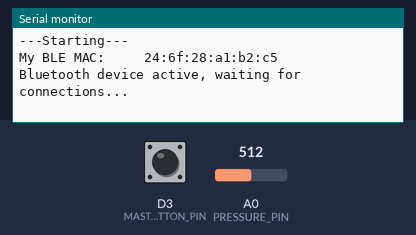
The sketch below on a simulated Arduino Nano 33 IoT. On the bench: the last lines printed to the serial monitor. Inputs (shaded band) come from the test bench; at power-on: D3 (MASTER_BUTTON_PIN) HIGH, A0 (PRESSURE_PIN) = 512. Nothing arrives over Bluetooth unless stated; a phone connects over Bluetooth LE 3 s after start.

Above: at 1.2 s.
1.3 s: D3 (MASTER_BUTTON_PIN) pulled LOW for 0.15 s
At 2.5 s:
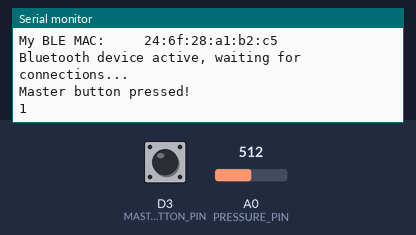
2.9 s: D3 (MASTER_BUTTON_PIN) pulled LOW for 1 s
At 3.06 s:
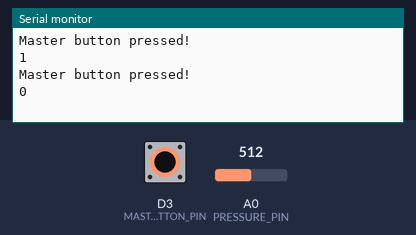

The sketch:

ChiarUnitV0.3.ino
```cpp
#include <ArduinoBLE.h>
#include <DHT.h>

#define DHTPIN 2          // Digital pin connected to the DHT sensor
#define DHTTYPE DHT11     // DHT 11
#define PRESSURE_PIN A0   // Analog pin connected to the pressure sensor
#define MASTER_BUTTON_PIN 3 // Digital pin connected to the master button

bool childInSeat = false; // Default status
bool masterButtonState = false; // Default master button state

// Initialize DHT sensor.
DHT dht(DHTPIN, DHTTYPE);

BLEService customService("19B10000-E8F2-537E-4F6C-D104768A1214");
BLECharacteristic tempCharacteristic("19B10001-E8F2-537E-4F6C-D104768A1214", BLERead | BLENotify, 20);
BLECharacteristic seatStatusCharacteristic("19B10002-E8F2-537E-4F6C-D104768A1214", BLERead | BLENotify, 20);
BLECharacteristic pingCharacteristic("19B10004-E8F2-537E-4F6C-D104768A1214", BLEWrite, 20);

unsigned long previousMillis = 0;
const long interval = 30000; // Interval in milliseconds (30 seconds) to send the message

void setup() {
  Serial.begin(9600);
  while (!Serial);

  Serial.println("\n---Starting---");

  // Initialize BLE
  if (!BLE.begin()) {
    Serial.println("starting BLE failed!");
    while (1);
  }

  Serial.print("My BLE MAC:\t\t ");
  Serial.println(BLE.address());
  Serial.println();

  // Set local name and advertising service
  BLE.setLocalName("ChildSeatUnit-01");
  BLE.setAdvertisedService(customService);

  // Add characteristics to the service
  customService.addCharacteristic(tempCharacteristic);
  customService.addCharacteristic(seatStatusCharacteristic);
  customService.addCharacteristic(pingCharacteristic);

  // Add service
  BLE.addService(customService);

  // Start advertising
  BLE.advertise();

  Serial.println("Bluetooth device active, waiting for connections...");

  // Initialize DHT sensor
  dht.begin();

  // Initialize master button pin
  pinMode(MASTER_BUTTON_PIN, INPUT_PULLUP);
}

void loop() {
  // Check if a central device is connected
  BLEDevice central = BLE.central();
  if (central) {
    Serial.print("Connected to central: ");
    Serial.println(central.address());

    // Loop while the central is connected
    while (central.connected()) {
      // Check if data is available on the ping characteristic
      if (pingCharacteristic.written()) {
        // Read the value written to the ping characteristic
        int pingData = pingCharacteristic.value()[0];

        // Check if the ping signal is received
        if (pingData == 1) {
          // Respond with the latest sensor values
          sendSensorValues();
        }
      }

      // Poll for BLE events
      BLE.poll();
    }
  }

  // Check the state of the master button
  if (digitalRead(MASTER_BUTTON_PIN) == LOW) { // Button is pressed when the pin reads LOW
    Serial.println("Master button pressed!");
    // Toggle masterButtonState
    masterButtonState = !masterButtonState;
    Serial.println(masterButtonState);
    delay(200); // Debounce delay
  }

  // Update childInSeat status based on masterButtonState or pressure sensor reading
  if (masterButtonState) {
    childInSeat = true; // Override childInSeat to true if masterButtonState is true
  } else {
    int pressureValue = analogRead(PRESSURE_PIN);
    updateChildInSeatStatus(pressureValue);
  }
}

void sendSensorValues() {
  // Read temperature from DHT sensor
  float temperature = dht.readTemperature();
  if (isnan(temperature)) {
    Serial.println("Failed to read temperature from DHT sensor!");
    return;
  }

  // Send temperature
  String tempMessage = String(temperature);
  tempCharacteristic.writeValue(tempMessage.c_str(), tempMessage.length());
  Serial.print("Temperature sent: ");
  Serial.println(tempMessage);

  // Send child-in-seat status
  String seatStatusMessage = String(childInSeat ? "True" : "False");
  seatStatusCharacteristic.writeValue(seatStatusMessage.c_str(), seatStatusMessage.length());
  Serial.print("Child-in-seat status sent: ");
  Serial.println(seatStatusMessage);
}

void updateChildInSeatStatus(int pressureValue) {
  // Update child in seat status based on pressure reading
  if (pressureValue > 10) {
    childInSeat = true;
  } else {
    childInSeat = false;
  }
}
```

Measured:
- after the input at 1.3 s, the serial monitor: prints a new line at once (image 1)
- after the input at 2.9 s, the serial monitor: prints a new line at once (image 2)
